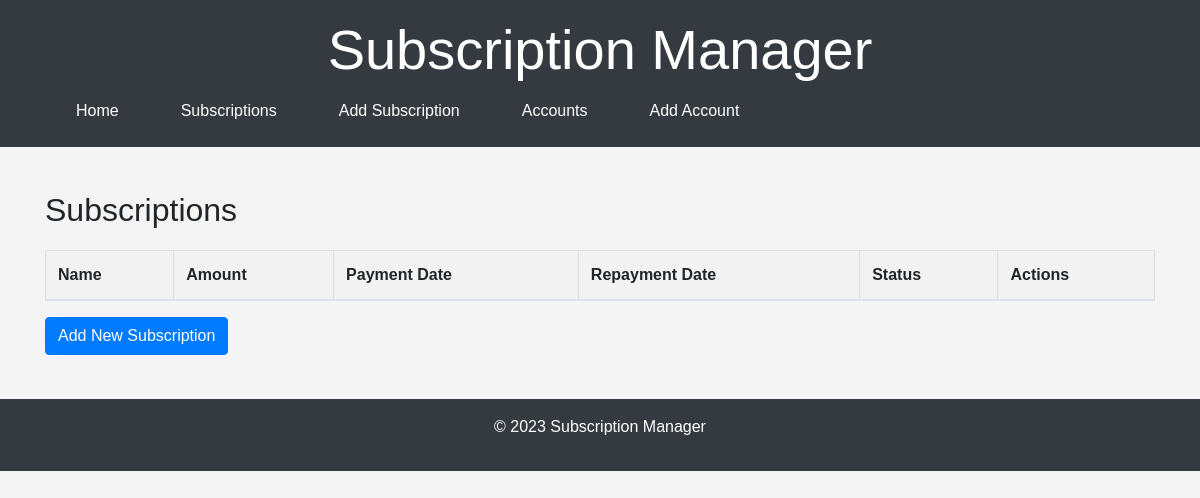
Page /subscriptions/ on the earlier database version.
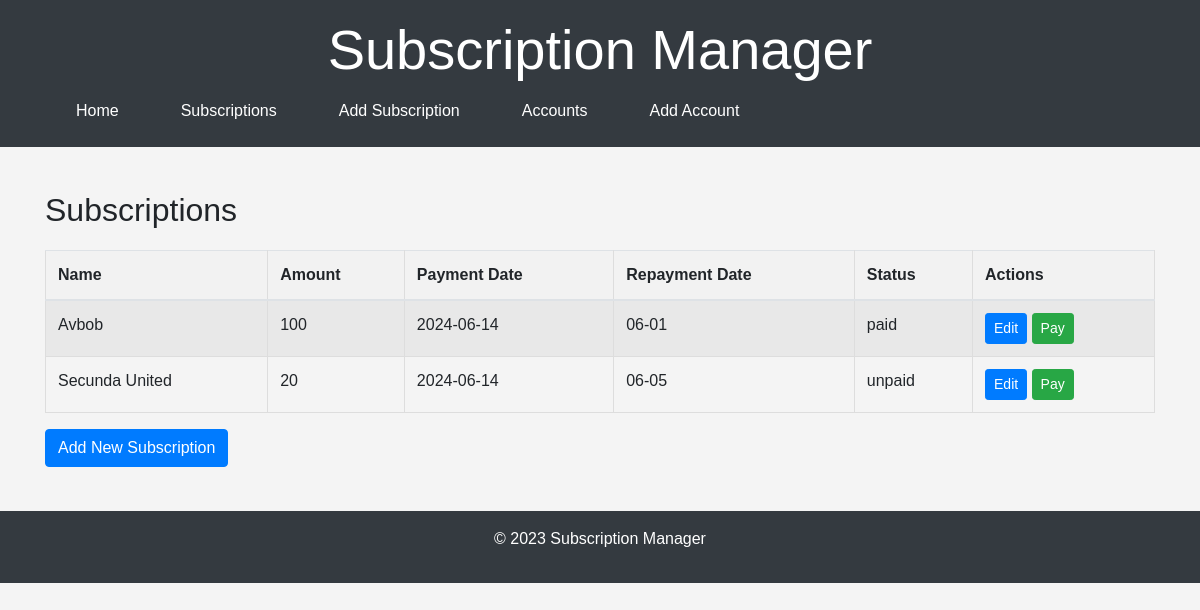
Same page on the later database version.
### models.py (models this page shows)
class Subscription(Base):
    __tablename__ = "subscriptions"
    id = Column(Integer, primary_key=True, index=True)
    name = Column(String, index=True)
    payment_amount = Column(Integer)
    payment_date = Column(DateTime, default=datetime.datetime.utcnow)
    repayment_date = Column(String, default="01-01")  # Default to January 1st
    status = Column(String, default="unpaid")
    account_id = Column(Integer, ForeignKey("accounts.id"), nullable=True)
    account = relationship("Account", back_populates="subscriptions")

### main.py (the view)
@app.get("/subscriptions/")
def read_subscriptions(request: Request, db: Session = Depends(get_db)):
    try:
        subscriptions = crud.get_subscriptions(db)
        return templates.TemplateResponse("subscriptions.html", {"request": request, "subscriptions": subscriptions})
    except Exception as e:
        logging.error(f"Error fetching subscriptions data: {e}")
        raise HTTPException(status_code=500, detail="Internal Server Error")

### Templates/subscriptions.html
{% extends "base.html" %}
{% block content %}
<h2>Subscriptions</h2>
<table class="table table-striped">
    <thead>
        <tr>
            <th>Name</th>
            <th>Amount</th>
            <th>Payment Date</th>
            <th>Repayment Date</th>
            <th>Status</th>
            <th>Actions</th>
        </tr>
    </thead>
    <tbody>
        {% for subscription in subscriptions %}
        <tr>
            <td>{{ subscription.name }}</td>
            <td>{{ subscription.payment_amount }}</td>
            <td>{{ subscription.payment_date.strftime('%Y-%m-%d') }}</td>
            <td>{{ subscription.repayment_date }}</td>
            <td>{{ subscription.status }}</td>
            <td>
                <a href="/subscriptions/edit/{{ subscription.id }}" class="btn btn-primary btn-sm">Edit</a>
                <form method="post" action="/subscriptions/pay/{{ subscription.id }}" style="display:inline;">
                    <button type="submit" class="btn btn-success btn-sm">Pay</button>
                </form>
            </td>
        </tr>
        {% endfor %}
    </tbody>
</table>
<a href="/subscriptions/add/" class="btn btn-primary">Add New Subscription</a>
{% endblock %}

### Templates/base.html (shortened to what this page needs)
<!DOCTYPE html>
<html lang="en">
<head>
    <link rel="stylesheet" href="https://stackpath.bootstrapcdn.com/bootstrap/4.5.2/css/bootstrap.min.css">
    <link rel="stylesheet" href="/static/css/styles.css">
</head>
<body>
    <header class="bg-dark text-white py-3">
        <div class="container">
            <h1 class="display-4">Subscription Manager</h1>
            <nav class="nav nav-pills">
                <a class="nav-link text-white" href="/">Home</a>
                <a class="nav-link text-white" href="/subscriptions/">Subscriptions</a>
                <a class="nav-link text-white" href="/subscriptions/add/">Add Subscription</a>
                <a class="nav-link text-white" href="/accounts/">Accounts</a>
                <a class="nav-link text-white" href="/accounts/add/">Add Account</a>
            </nav>
        </div>
    </header>
    <main class="container my-4">
        {% block content %}{% endblock %}
    </main>
    <footer class="bg-dark text-white text-center py-3">
        <div class="container">
            <p>&copy; 2023 Subscription Manager</p>
        </div>
    </footer>
</body>
</html>

### Static/styles.css (style rules this page uses)
body { font-family: Arial, sans-serif; margin: 0; padding: 0; background-color: #f4f4f4; }
header { background-color: #333; color: #fff; padding: 1em 0; text-align: center; }
nav a { color: #fff; margin: 0 15px; text-decoration: none; }
main { padding: 20px; }
table { width: 100%; border-collapse: collapse; margin: 20px 0; }
table, th, td { border: 1px solid #ddd; padding: 8px; }
th { background-color: #f2f2f2; }

Differences in the rows shown:
added Subscription: name "Avbob", payment_amount "100", payment_date "2024-06-14", repayment_date "06-01", status "paid"
added Subscription: name "Secunda United", payment_amount "20", payment_date "2024-06-14", repayment_date "06-05", status "unpaid"
